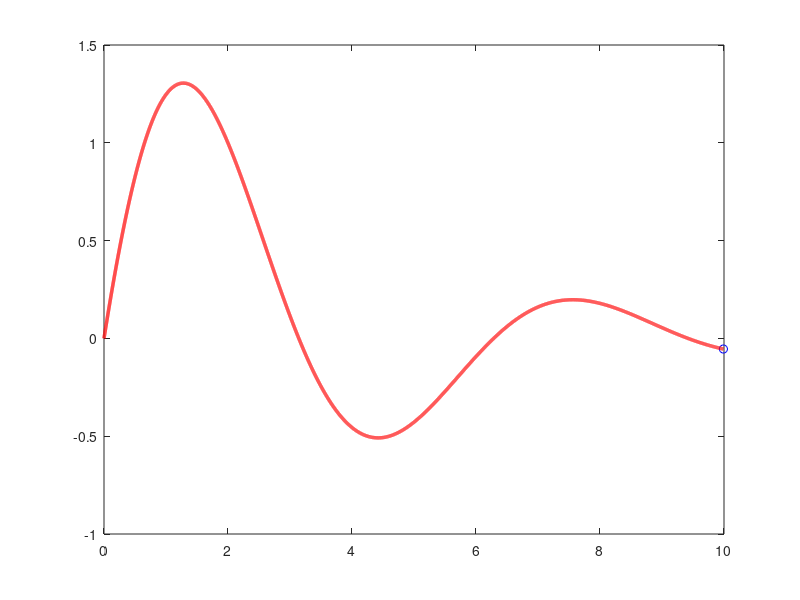

Reproduce this figure in MATLAB.
clear
close all
clc

%%%%%%%%%%%%%%%%%%%%%%%%%%%%%% TIEMPO %%%%%%%%%%%%%%%%%%%%%%%%%%%%%%%%%%%%%
tf = 10;              % Tiempo para llegar a x = 10
ts = 0.001;           % Paso de integración
t = 0: ts: tf;       
N = length(t);       

%%%%%%%%%%%%%%%%%%%%%%%%%%% CONFIGURACIÓN %%%%%%%%%%%%%%%%%%%%%%%%%%%%%%%%%
vx_ref = 1.0;        

%%%%%%%%%%%%%%%%%%%%%%%% CONDICIONES INICIALES %%%%%%%%%%%%%%%%%%%%%%%%%%%%
x1 = zeros(1,N+1);  
y1 = zeros(1,N+1);  
phi = zeros(1,N+1); 

x1(1) = 0;              
y1(1) = 0;              

phi(1) = atan(2); 

%%%%%%%%%%%%%%%%%%%%%%%%%%%% PUNTO DE CONTROL %%%%%%%%%%%%%%%%%%%%%%%%%%%%%
hx = zeros(1,N+1);  
hy = zeros(1,N+1);  
hx(1) = x1(1);
hy(1) = y1(1);

%%%%%%%%%%%%%%%%%%%%%% VELOCIDADES DE REFERENCIA %%%%%%%%%%%%%%%%%%%%%%%%%%
u = zeros(1,N); 
w = zeros(1,N); 

for k = 1:N
    xk = vx_ref * t(k);
    
    % --- FUNCIÓN DE LA GRÁFICA: f(x) = 2 * sin(x) * e^(-0.3x) ---
    ex = exp(-0.3 * xk);  
    sx = sin(xk);
    cx = cos(xk);

    % Primera derivada (dy/dx) -> Pendiente
    dy_dx = ex * (2 * cx - 0.6 * sx); 
    
    % Segunda derivada (d2y/dx2) -> Curvatura
    ddy_dxx = ex * (-1.2 * cx - 1.82 * sx);
    
    % Velocidad lineal resultante (u)
    u(k) = vx_ref * sqrt(1 + dy_dx^2);
    
    % Velocidad angular (w) para el modelo diferencial
    w(k) = (ddy_dxx * vx_ref) / (1 + dy_dx^2); 
end

%%%%%%%%%%%%%%%%%%%%%%%%% BUCLE DE SIMULACION %%%%%%%%%%%%%%%%%%%%%%%%%%%%%
for k=1:N 
    % Integración de la orientación
    phi(k+1) = phi(k) + w(k)*ts;
    
    xp1 = u(k)*cos(phi(k+1)); 
    yp1 = u(k)*sin(phi(k+1));
    
    x1(k+1) = x1(k) + xp1*ts; 
    y1(k+1) = y1(k) + yp1*ts; 
    
    hx(k+1) = x1(k+1); 
    hy(k+1) = y1(k+1);
end

%%%%%%%%%%%%%%%%%%%%%%%%%%%%% SIMULACION 3D %%%%%%%%%%%%%%%%%%%%%%%%%%%%%%%
scene = figure;
set(scene,'Color','white');
axis equal; grid on; box on;
xlabel('x(m)'); ylabel('y(m)');
view([0 90]); 

axis([-0.5 11 -1 1.5]); 

scale = 0.3; 
try
    MobileRobot_5; 
    H1 = MobilePlot_4(x1(1),y1(1),phi(1),scale); hold on;
catch
    H1 = plot(x1(1),y1(1),'bo', 'MarkerSize', 8); hold on;
end

H2 = plot(hx(1),hy(1),'r','lineWidth',2);

% Animación
for k=1:30:N 
    if ishandle(H1) delete(H1); end
    if ishandle(H2) delete(H2); end
    
    try
        H1 = MobilePlot_4(x1(k),y1(k),phi(k),scale);
    catch
        H1 = plot(x1(k),y1(k),'bo');
    end
    H2 = plot(hx(1:k),hy(1:k),'r','lineWidth',2.5);
    
    drawnow;
end
